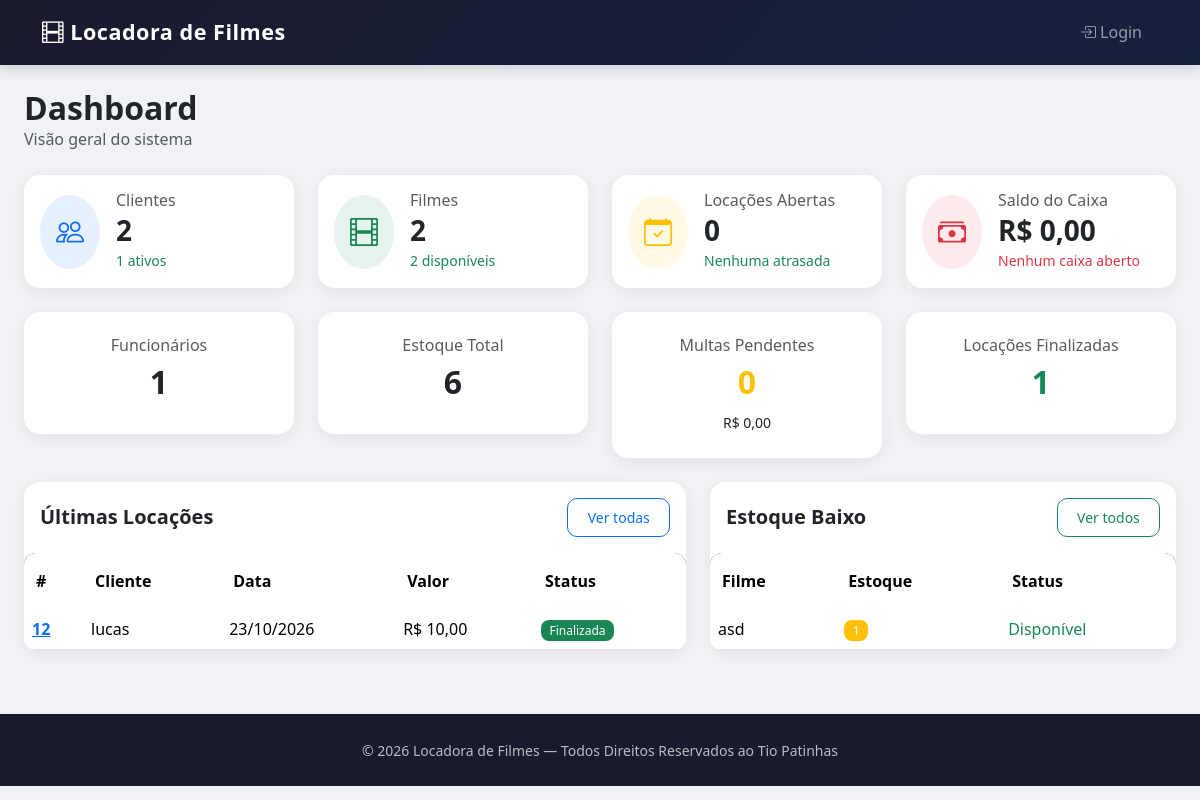
/, run on an earlier commit of the app's database.
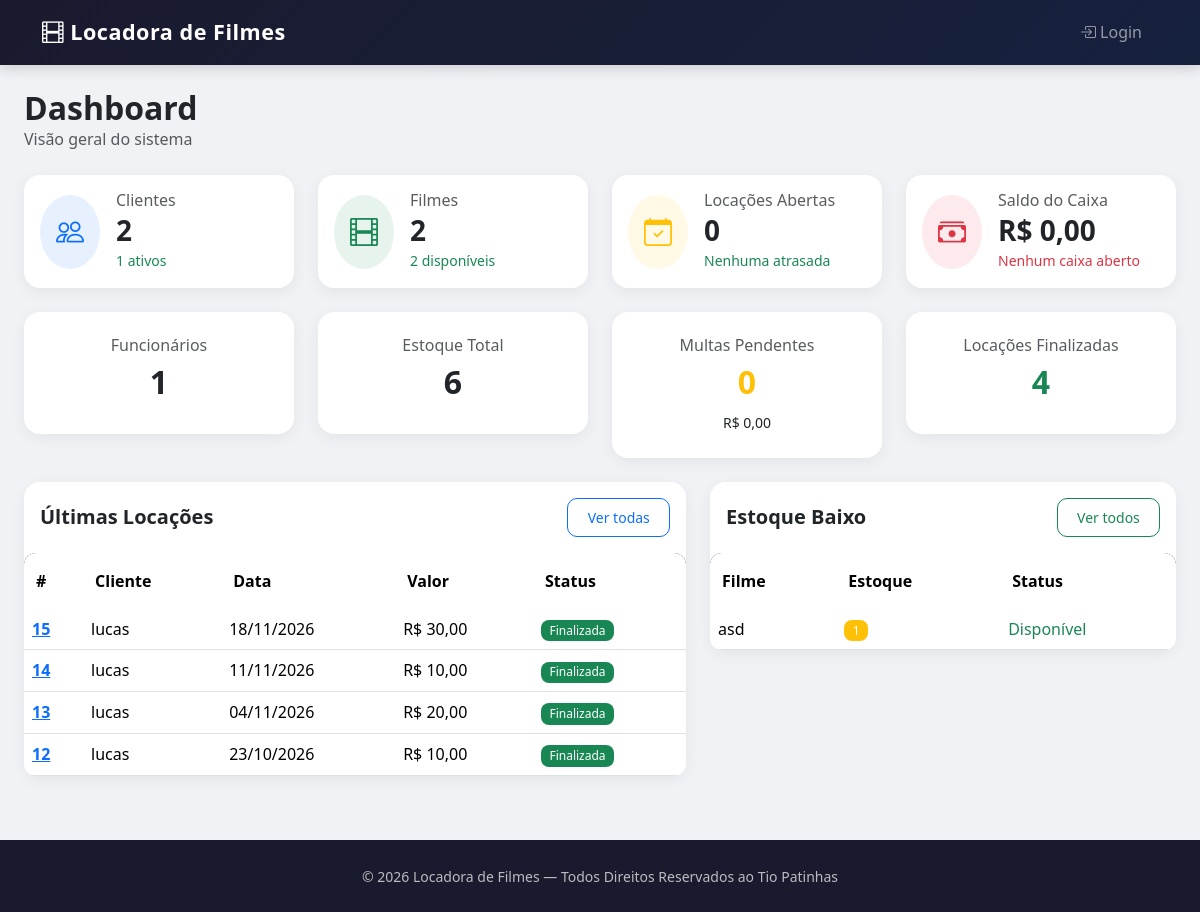
And on a later commit of the database.
### locacoes/models.py (models this page shows, shortened)
class Locacao(models.Model):
    STATUS_CHOICES = [
        ('A', 'Aberta'),
        ('F', 'Finalizada'),
        ('C', 'Cancelada'),
    ]
    cliente = models.ForeignKey(Cliente, on_delete=models.PROTECT, related_name='locacoes', verbose_name='Cliente')
    funcionario = models.ForeignKey(Funcionario, on_delete=models.PROTECT, related_name='locacoes', verbose_name='Funcionário')
    data_locacao = models.DateField(verbose_name='Data da Locação')
    data_devolucao = models.DateField(verbose_name='Data Prevista de Devolução')
    real_data_devolucao = models.DateField(null=True, blank=True, verbose_name='Data Real de Devolução')
    valor = models.DecimalField(max_digits=10, decimal_places=2, default=0, verbose_name='Valor Total')
    status = models.CharField(max_length=1, choices=STATUS_CHOICES, default='A', verbose_name='Status')
    multa_aplicada = models.DecimalField(max_digits=10, decimal_places=2, default=0, verbose_name='Multa Aplicada')
    registrado_caixa = models.BooleanField(default=False, verbose_name='Registrado no Caixa')
    filmes = models.ManyToManyField(Filme, through='LocacaoFilme', related_name='locacoes')
    class Meta:
        verbose_name = 'Locação'
        verbose_name_plural = 'Locações'
        ordering = ['-data_locacao']

### pessoas/models.py (models this page shows, shortened)
class Pessoa(models.Model):
    nome = models.CharField(max_length=100, verbose_name='Nome')
    cpf = models.CharField(max_length=14, unique=True, verbose_name='CPF')
    telefone = models.CharField(max_length=15, verbose_name='Telefone')
    email = models.EmailField(max_length=100, verbose_name='E-mail')
    endereco = models.CharField(max_length=200, verbose_name='Endereço')
    foto = models.ImageField(upload_to='pessoas/', null=True, blank=True, verbose_name='Foto')
    class Meta:
        abstract = True

class Cliente(Pessoa):
    data_cadastro = models.DateField(auto_now_add=True, verbose_name='Data de Cadastro')
    ativo = models.BooleanField(default=True, verbose_name='Ativo')
    documento = models.BooleanField(default=False, verbose_name='Documento Entregue')
    class Meta:
        verbose_name = 'Cliente'
        verbose_name_plural = 'Clientes'
        ordering = ['nome']

### filmes/models.py (models this page shows, shortened)
class Filme(models.Model):
    titulo = models.CharField(max_length=150, verbose_name='Título')
    genero = models.CharField(max_length=50, verbose_name='Gênero')
    ano_lancamento = models.PositiveIntegerField(verbose_name='Ano de Lançamento')
    class_etaria = models.PositiveIntegerField(verbose_name='Classificação Etária')
    valor = models.DecimalField(max_digits=8, decimal_places=2, verbose_name='Valor (locação)')
    estoque = models.PositiveIntegerField(default=0, verbose_name='Estoque')
    disponivel = models.BooleanField(default=True, verbose_name='Disponível')
    capa = models.ImageField(upload_to='filmes/', null=True, blank=True, verbose_name='Capa')
    class Meta:
        verbose_name = 'Filme'
        verbose_name_plural = 'Filmes'
        ordering = ['titulo']

### home/views.py (the view)
# urls.py: path('', HomeView.as_view(), name='home'),
class HomeView(TemplateView):
    template_name = 'home.html'
    def get_context_data(self, **kwargs):
        context = super().get_context_data(**kwargs)
        context['total_clientes'] = Cliente.objects.count()
        context['clientes_ativos'] = Cliente.objects.filter(ativo=True).count()
        context['total_funcionarios'] = Funcionario.objects.count()
        context['total_filmes'] = Filme.objects.count()
        context['filmes_disponiveis'] = Filme.objects.filter(disponivel=True).count()
        context['filmes_indisponiveis'] = Filme.objects.filter(disponivel=False).count()
        context['estoque_total'] = Filme.objects.aggregate(total=Sum('estoque'))['total'] or 0
        context['total_locacoes'] = Locacao.objects.count()
        context['locacoes_abertas'] = Locacao.objects.filter(status='A').count()
        context['locacoes_finalizadas'] = Locacao.objects.filter(status='F').count()
        context['locacoes_atrasadas'] = Locacao.objects.filter(status='A').count()  # vamos filtrar melhor abaixo
        from django.utils import timezone
        hoje = timezone.now().date()
        context['locacoes_atrasadas'] = Locacao.objects.filter(
            status='A',
            data_devolucao__lt=hoje
        ).count()
        context['total_multas'] = Multa.objects.count()
        context['multas_pendentes'] = Multa.objects.filter(status='P').count()
        context['valor_multas_pendentes'] = Multa.objects.filter(status='P').aggregate(
            total=Sum('valor')
        )['total'] or Decimal('0.00')
        caixa_aberto = Caixa.objects.filter(data_fechar__isnull=True).first()
        context['caixa_aberto'] = caixa_aberto
        if caixa_aberto:
            total_entradas, total_saidas, saldo_atual = caixa_aberto.calcular_totais()
            context['saldo_caixa_atual'] = saldo_atual
            context['entradas_caixa'] = total_entradas
            context['saidas_caixa'] = total_saidas
        else:
            context['saldo_caixa_atual'] = Decimal('0.00')
            context['entradas_caixa'] = Decimal('0.00')
            context['saidas_caixa'] = Decimal('0.00')
        context['ultimas_locacoes'] = Locacao.objects.select_related(
            'cliente', 'funcionario'
        ).order_by('-data_locacao')[:5]
        context['filmes_estoque_baixo'] = Filme.objects.filter(estoque__lte=2).order_by('estoque')[:5]
        return context

### home/templates/home.html (shortened to what the changed rows need)
{% extends 'principal.html' %}
{% block content %}
<div class="container-fluid px-4 mt-4">
    <div class="d-flex justify-content-between align-items-center mb-4">
        <div>
            <h2 class="fw-bold mb-0">Dashboard</h2>
        </div>
    </div>
    <div class="row g-4 mb-4">
        <div class="col-md-3">
            <div class="card text-center">
                <div class="card-body py-4">
                    <h2 class="fw-bold">{{ total_funcionarios }}</h2>
                </div>
            </div>
        </div>
        <div class="col-md-3">
            <div class="card text-center">
                <div class="card-body py-4">
                    <h2 class="fw-bold">{{ estoque_total }}</h2>
                </div>
            </div>
        </div>
        <div class="col-md-3">
            <div class="card text-center">
                <div class="card-body py-4">
                    <h2 class="fw-bold text-warning">{{ multas_pendentes }}</h2>
                </div>
            </div>
        </div>
        <div class="col-md-3">
            <div class="card text-center">
                <div class="card-body py-4">
                    <h6 class="text-muted">Locações Finalizadas</h6>
                    <h2 class="fw-bold text-success">{{ locacoes_finalizadas }}</h2>
                </div>
            </div>
        </div>
    </div>
    <div class="row g-4">
        <div class="col-lg-7">
            <div class="card">
                <div class="card-body p-0">
                    <div class="table-responsive">
                        <table class="table table-hover mb-0">
                            <thead>
                                <tr>
                                    <th>#</th>
                                    <th>Cliente</th>
                                    <th>Data</th>
                                    <th>Valor</th>
                                    <th>Status</th>
                                </tr>
                            </thead>
                            <tbody>
                                {% for loc in ultimas_locacoes %}
                                <tr>
                                    <td><a href="{% url 'locacao_detalhe' loc.pk %}" class="fw-semibold">{{ loc.id }}</a></td>
                                    <td>{{ loc.cliente.nome }}</td>
                                    <td>{{ loc.data_locacao|date:"d/m/Y" }}</td>
                                    <td>R$ {{ loc.valor }}</td>
                                    <td>
                                        {% if loc.status == 'A' %}
                                            <span class="badge bg-primary">Aberta</span>
                                        {% elif loc.status == 'F' %}
                                            <span class="badge bg-success">Finalizada</span>
                                        {% else %}
                                            <span class="badge bg-secondary">Cancelada</span>
                                        {% endif %}
                                    </td>
                                </tr>
                                {% empty %}
                                <tr>
                                    <td colspan="5" class="text-center text-muted py-4">Nenhuma locação cadastrada</td>
                                </tr>
                                {% endfor %}
                            </tbody>
                        </table>
                    </div>
                </div>
            </div>
        </div>
        <div class="col-lg-5">
            <div class="card">
                <div class="card-body p-0">
                    <div class="table-responsive">
                        <table class="table table-hover mb-0">
                            <thead>
                                <tr>
                                    <th>Filme</th>
                                    <th>Estoque</th>
                                    <th>Status</th>
                                </tr>
                            </thead>
                            <tbody>
                                {% for filme in filmes_estoque_baixo %}
                                <tr>
                                    <td>{{ filme.titulo }}</td>
                                    <td>
                                        <span class="badge bg-{% if filme.estoque == 0 %}danger{% else %}warning{% endif %}">
                                            {{ filme.estoque }}
                                        </span>
                                    </td>
                                    <td>
                                        {% if filme.disponivel %}
                                            <span class="text-success">Disponível</span>
                                        {% else %}
                                            <span class="text-danger">Indisponível</span>
                                        {% endif %}
                                    </td>
                                </tr>
                                {% empty %}
                                <tr>
                                    <td colspan="3" class="text-center text-muted py-4">Todos os filmes com estoque ok</td>
                                </tr>
                                {% endfor %}
                            </tbody>
                        </table>
                    </div>
                </div>
            </div>
        </div>
    </div>
</div>
{% endblock %}

What changed in the data, as far as the page shows it:
added Locacao: id "15", cliente.nome "lucas", data_locacao "18/11/2026", valor "30,00", status "Finalizada"
added Locacao: id "14", cliente.nome "lucas", data_locacao "11/11/2026", valor "10,00", status "Finalizada"
added Locacao: id "13", cliente.nome "lucas", data_locacao "04/11/2026", valor "20,00", status "Finalizada"
Also different on the page:
{{ locacoes_finalizadas }}: "1" → "4"
